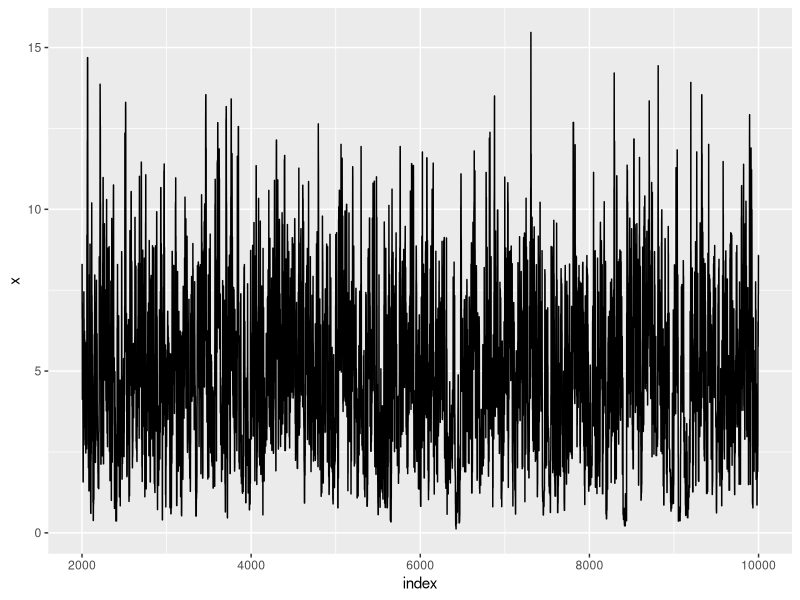
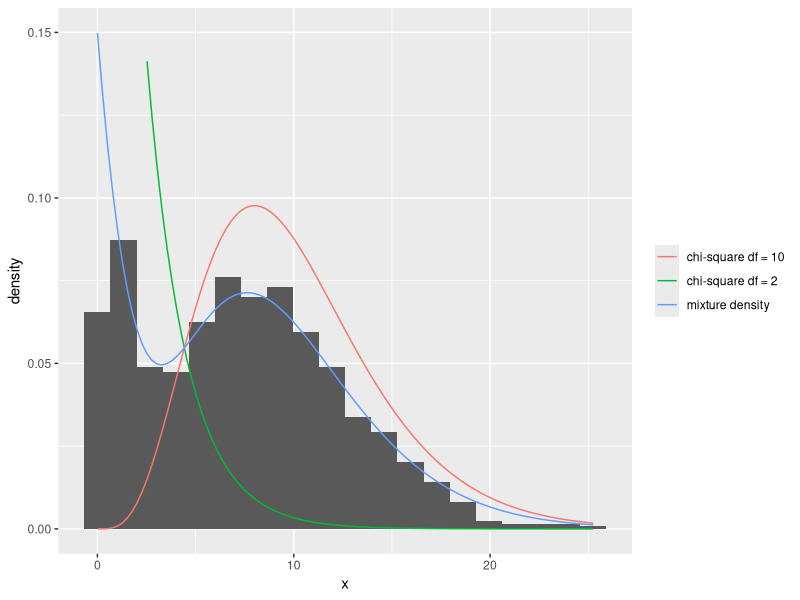
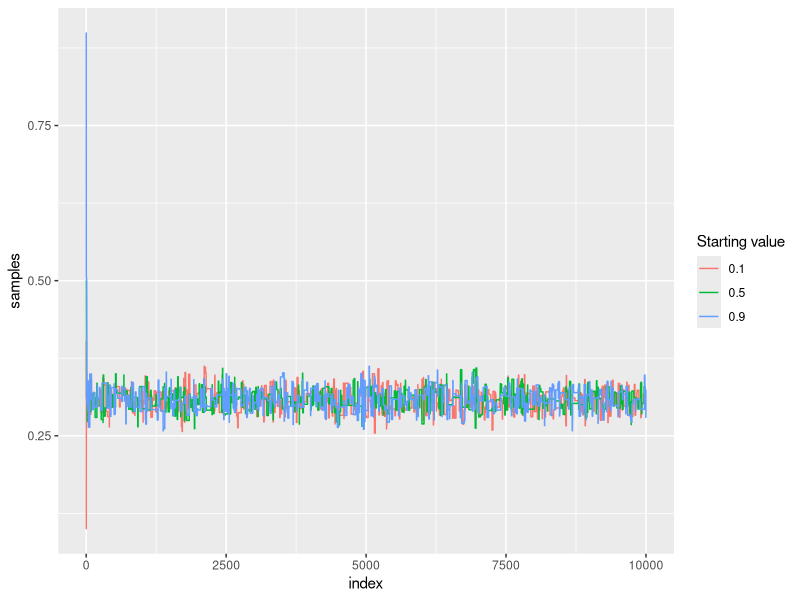
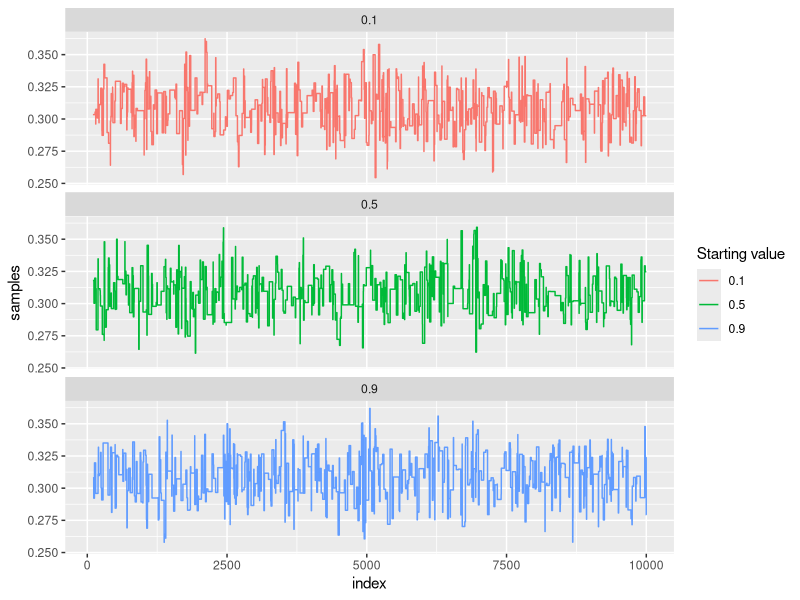
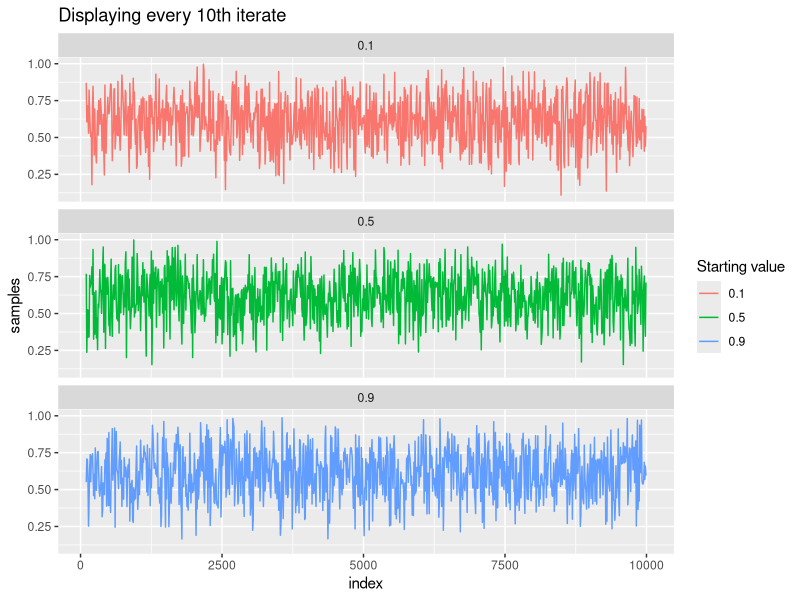
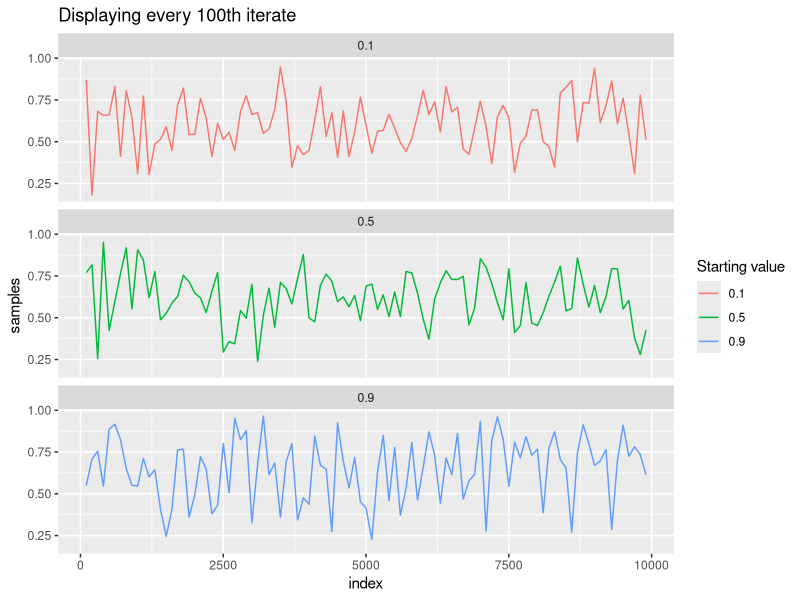

These figures' R source, in order: (Note: this script raises an error after producing the figures.)
## ---- chunk 1
# Function for evaluating the Rayleigh density
f <- function(x, sigma) {
	
	# For x < 0 we can return 0 automatically
	if (any(x < 0)) return(0)
	
	stopifnot(sigma > 0) # only accept sigma values > 0
	# Return the value of the Rayleigh density
	return((x / sigma^2) * exp(-x^2 / (2 * sigma^2)))
}
## ---- chunk 2
# Metropolis Hastings Sampler

set.seed(159)

N <- 10000 # Number of iterations

sigma <- 4
x <- numeric(N)
k <- 0 # acceptance counter

x[1] <- rgamma(1, 1, 1) # First inital value X_0

u <- runif(N)

for (i in 2:N) {
	y <- rgamma(1, x[i-1], 1)
	num <- f(y, sigma) * dgamma(x[i-1], y, 1)
	den <- f(x[i-1], sigma) * dgamma(y, x[i-1],1)
	if (u[i] <= num/den) {
		x[i] <- y # accept y
		k <- k + 1 # increase acceptance counter
		} else {
		x[i] <- x[i-1] # reject y
		}
}
# Acceptance rate:
k/N
## ---- chunk 3
library(ggplot2)
metropolis_data <- data.frame(index = 1:N, x = x)
# Neglect the first 10000*0.2 data points
metropolis_data <- metropolis_data[-(1:(0.2*N)), ]
ggplot(metropolis_data, aes(index, x)) +
		geom_line()
## ---- chunk 4
set.seed(197)

n <- 1000

p <- 0.3

chi <- c(2, 10)

i <- sample(1:2, size = n, replace = TRUE, prob = c(p, 1 - p))
# pick which chi should be generated with chi[i]
x <- rchisq(n, chi[i])
## ---- chunk 5
library(ggplot2)
ggplot(data.frame(x), aes(x)) +
		geom_histogram(aes(y = stat(density)), bins = 20) +
	# args = list(...) lists all the necessary arguments for the given function
	# color = "some artificial name" tells that all the objects with this name have the same color
	# 	this can also be considered grouping 
		stat_function(aes(color = "chi-square df = 2"),
									fun = dchisq, args = list(df = 2)) +
		stat_function(aes(color = "chi-square df = 10"),
									fun = dchisq, args = list(df = 10)) +
		stat_function(aes(color = "mixture density"),
									fun = function(x) p * dchisq(x, 2) + (1 - p) * dchisq(x, 10)) +
	ylim(0, 0.15) +
	theme(legend.title = element_blank())
## ---- chunk 6

# Function to generate the mixture density for a specific p
f_star <- function(x, p) {
p * dchisq(x, 2) + (1 - p) * dchisq(x, 10)
}

# Function to generate the independence sampler chain
## x: sample from f^*
## N: number of iterations
## p0: starting value
indep_sampler <- function(x, N, p0) {
chi <- c(2, 10)

p <- numeric(N)
y <- runif(N)
u <- runif(N)
p[1] <- p0

for (i in 2:N) {
		fy <- f_star(x, y[i])
		fx <- f_star(x, p[i-1])
		r <- prod( fy / fx )
		if (u[i] <= r) {
			p[i] <- y[i] # accept y[i]
		} else {
			p[i] <- p[i-1] # reject y[i]
		}
}
return(p)

}
## ---- chunk 7
# Independence sampler for different starting values
N <- 10000
startp <- c(0.1, 0.5, 0.9)
set.seed(68)
indep_sampler_chains <- lapply(startp, indep_sampler, x = x, N = N)
## ---- chunk 8
indep_sampler_data <- data.frame(index = 1:N,
																 samples = unlist(indep_sampler_chains),
																 startp = rep(startp, each = N))
ggplot(indep_sampler_data, aes(index, samples, color = factor(startp))) +
	geom_line() +
	labs(color = "Starting value")
## ---- chunk 9
indep_sampler_wo_burn_in <- indep_sampler_data[indep_sampler_data$index > 100, ]
ggplot(indep_sampler_wo_burn_in, aes(index, samples, color = factor(startp))) +
	geom_line() +
	facet_wrap(~ startp, nrow = 3) +
	labs(color = "Starting value")
## ---- chunk 10
# split the data (samples) according to startp and calculate function (mean) for each group
aggregate(indep_sampler_wo_burn_in$samples,
					by = list(indep_sampler_wo_burn_in$startp),
					mean)
## ---- chunk 11
set.seed(4564)

# Create the new sample
n2 <- 10
i2 <- sample(1:2, size = n2, replace = TRUE, prob = c(p, 1 - p))
x2 <- rchisq(n2, chi[i2])
indep_sampler_chains2 <- lapply(startp, indep_sampler, x = x2, N = N)
## ---- chunk 12
indep_sampler_data2 <- data.frame(index = 1:N,
																	samples = unlist(indep_sampler_chains2),
																	startp = rep(startp, each = N))
# Discard the burn-in
indep_sampler_wo_burn_in2 <- indep_sampler_data2[indep_sampler_data2$index > 100, ]
p1 <- ggplot(subset(indep_sampler_wo_burn_in2, index %in% seq(1, N, 10)),
						 aes(index, samples, color = factor(startp))) +
	geom_line() +
	facet_wrap(~startp, nrow = 3) +
	labs(color = "Starting value", title = "Displaying every 10th iterate")

p2 <- ggplot(subset(indep_sampler_wo_burn_in2, index %in% seq(1, N, 100)),
						 aes(index, samples, color = factor(startp))) +
	geom_line() +
	facet_wrap(~startp, nrow = 3) +
	labs(color = "Starting value", title = "Displaying every 100th iterate")

p1
p2

aggregate(indep_sampler_wo_burn_in2$samples,
					by = list(indep_sampler_wo_burn_in2$startp),
					mean)
## ---- chunk 13
scalar_summary <- sapply(indep_sampler_chains, function(x) cumsum(x)/seq(along.with = x))
scalar_summary <- t(scalar_summary)

#Function that calculates the estimated potential scale reduction
Gelman.Rubin <- function(X) {
	X <- as.matrix(X)
	n <- ncol(X)
	k <- nrow(X) # number of chains
	means <- rowMeans(X) # means of each chain
	B <- n * var(means) # calculate the variance of means Between the chains
	p.var <- apply(X, 1, var) 
	W <- mean(p.var) # calculate the mean of the variances Within a chain
	v.hat <- W * (n - 1)/n + B/n # some estimator
	r.hat <- v.hat/W # value we want
	return(r.hat)
}
# This value needs to be between 1.1 and 1.2 to indicate that the chain is o
Rhat <- Gelman.Rubin(scalar_summary)
print(Rhat)
## ---- chunk 14
var(rowMeans(scalar_summary)) 
apply(scalar_summary, 1, var)
## ---- chunk 15
# < 1.2 is enough, but we got also very close to 1
rhat_sequence <- sapply(1:N, function(j) Gelman.Rubin(scalar_summary[, 1:j]))
ggplot(data.frame(index = 1:N, rhat = rhat_sequence), as(index, rhat)) +
	geom_line() +
	geom_hline(yintercept = 1.2, linetype = "dashed") +
	ylim(1, 3)
## ---- chunk 16
# initialize constants and parameters
N <- 5000 # length of chain
burn <- 1000 # burn-in length
X <- matrix(0, N, 2) # the chain, a bivariate sample

rho <- .5 # correlation
mu1 <- 2
mu2 <- 3
sigma1 <- 1
sigma2 <- 1

s1 <- sqrt(1 - rho^2) * sigma1
s2 <- sqrt(1 - rho^2) * sigma2

###### generate the chain #####
X[1,] <- c(mu1, mu2) # initialize
for (i in 2:N) {
	x2 <- X[i-1, 2]
	m1 <- mu1 + rho * (x2 - mu2) * sigma1/sigma2
	X[i, 1] <- rnorm(1, m1, s1)
	x1 <- X[i, 1]
	m2 <- mu2 + rho * (x1 - mu1) * sigma2/sigma1
	X[i, 2] <- rnorm(1, m2, s2)
}
b <- burn + 1
x <- X[b:N,]
## ---- chunk 17
X <- cbind(rnorm(n, 2, 1), rnorm(n, 3, 1)) # they are completely uncorrelated so we generate them separately
## ---- chunk 18
X2 <- rnorm(n, 3, 1) # generate variates for the X2
X1 <- 2 + (X2 - 3) # linear transformation to get X1 (since they are fully correlated)
X <- cbind(X1, X2)
